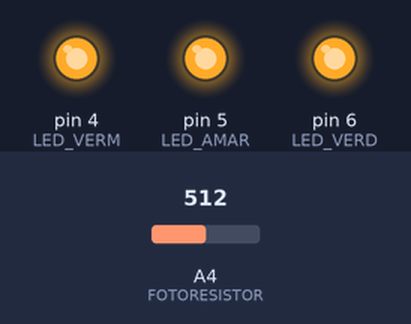
Recording of a sketch running on a simulated Arduino Uno, built with avr-gcc and run on an emulated ATmega328P. Shown: output pins drawn as LEDs (lit = HIGH). The test bench sets the inputs (shaded band); at power-on: A4 (FOTORESISTOR) = 512. What the sketch prints to the serial monitor is not drawn.

Above: at 0.1 s.
Timing chart, 0 to 1.6 s (numbered marks = the images above):
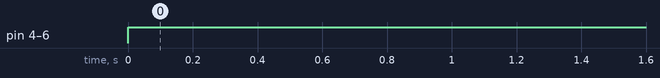

Measured:
- by itself, pin 4 (LED_VERM), pin 5 (LED_AMAR), pin 6 (LED_VERD): LOW → HIGH at 0.00 s

The sketch:

pt02_LDR.ino
```cpp
// C++ code
//

/*
PARTE 2 - LDR

Neste código, que incrementa a PARTE 1, temos a definição de um LDR, que será utilizado para indicar a luminosidade do ambiente.
*/


// Definindo nome para as portas digitais e analógicas
#define LED_VERM 4
#define LED_AMAR 5
#define LED_VERD 6
#define FOTORESISTOR A4

// Calibrando os sensores {valor_min, valor_max}
int intervalo_luminosidade[2] = {2, 404}; // Luminosidade

// Variáveis para armazenar o valor dos sensores
int luz_ambiente_a = 0;

// Variáveis relacionadas ao tempo de delay
int const PAUSA_ENTRE_LEITURA = 2000; // 600.000 ms ou 10 minutos

void setup()
{
	pinMode(LED_VERM, OUTPUT);
	pinMode(LED_AMAR, OUTPUT);
	pinMode(LED_VERD, OUTPUT);
    Serial.begin(9600);
}

float map_A_P(int valor_analogico, int valor_min, int valor_max)
{
	/*
	Mapeamento de um valor analógico para porcentagem de acordo com o intervalo de valores.
	*/

	//float porcentagem = (float(umidade_a) / float(valor_max)) * 100.00; ou
	float porcentagem = map((valor_analogico), valor_min, valor_max, 0, 100);
	return porcentagem;
}

void loop()
{
    digitalWrite(LED_VERM, HIGH);
    digitalWrite(LED_AMAR, HIGH);
    digitalWrite(LED_VERD, HIGH);

    // INICIO LEITURAS //
	Serial.println("------LEITURA------");

    luz_ambiente_a = analogRead(FOTORESISTOR);
	int luz_ambiente = map_A_P(luz_ambiente_a, intervalo_luminosidade[0], intervalo_luminosidade[1]);

	Serial.print("Iluminacao do Ambiente: ");
	Serial.print(luz_ambiente);
	Serial.println("%");

	delay(PAUSA_ENTRE_LEITURA);
}
```
